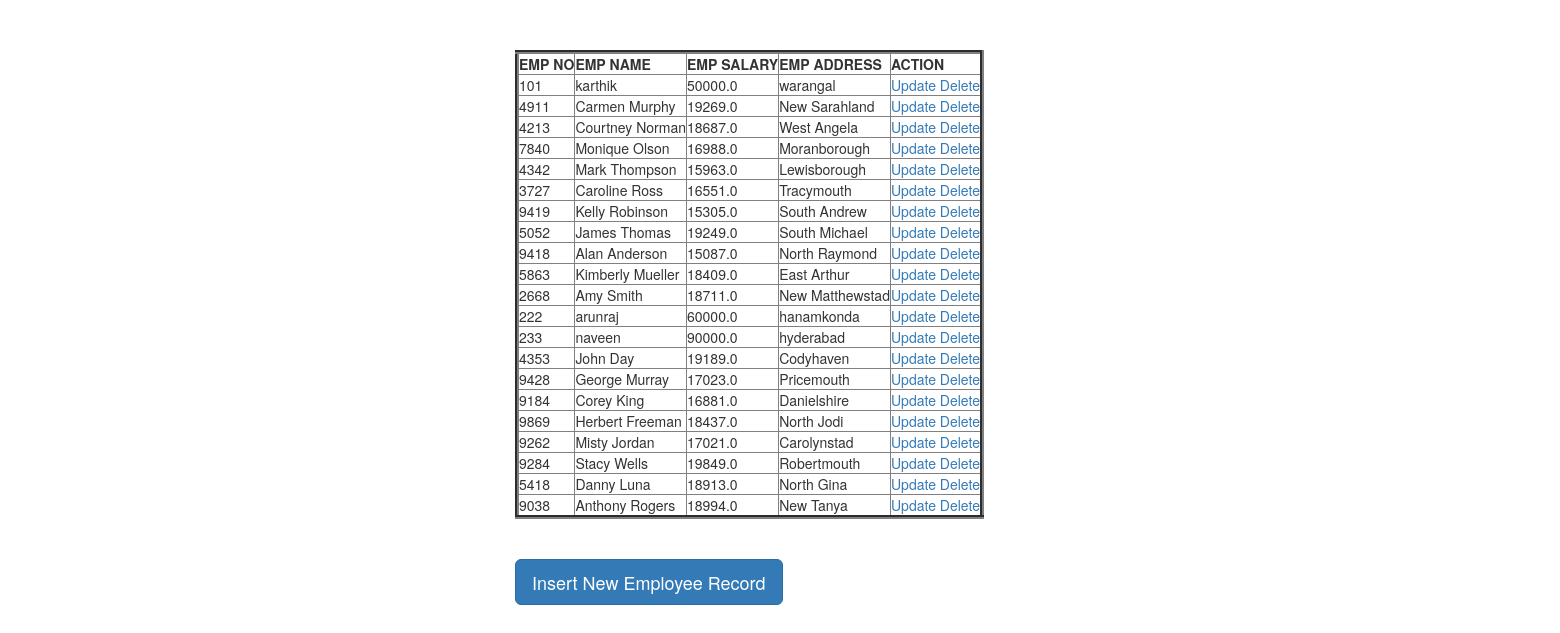
The page / on the database its author committed.
### employeeApp/models.py (models this page shows, shortened)
class Employee(models.Model):
    eno = models.IntegerField()
    ename = models.CharField(max_length=64)
    esalary = models.FloatField()
    eaddress = models.CharField(max_length=264)

### employeeApp/views.py (the view)
# urls.py: path('',views.retrieve_view),
def retrieve_view(request):
    employees = Employee.objects.filter(esalary__gte=15000)
    return render(request,'testapp/home.html',{'employees':employees})

### templates/testapp/home.html (shortened to what this page needs)
<!DOCTYPE html>
{% load static %}
<html lang="en">
<head>
    <link rel="stylesheet" href="https://maxcdn.bootstrapcdn.com/bootstrap/3.3.7/css/bootstrap.min.css">
    <link rel="stylesheet" href="{% static 'css/employee.css' %}">
</head>
<body>
<div class="container">
    <table border="4">
        <thead>
            <th>EMP NO</th>
            <th>EMP NAME</th>
            <th>EMP SALARY</th>
            <th>EMP ADDRESS</th>
            <th>ACTION</th>
        </thead>
        {% for emp in employees %}
        <tr>
            <td>{{emp.eno}}</td>
            <td>{{emp.ename}}</td>
            <td>{{emp.esalary}}</td>
            <td>{{emp.eaddress}}</td>
            <td><a href="/update/{{emp.id}}">Update</a>  <a href="/delete/{{emp.id}}">Delete</a></td>
        </tr>
        {% endfor %}
    </table>
    <br><br>
    <a href="/create" class="btn btn-primary btn-lg">Insert New Employee Record</a>
</div>
</body>
</html>

### static/css/employee.css (style rules this page uses)
body { padding-top: 50px; margin-left: 500px; }

### rows shown on the page
Employee: eno "101", ename "karthik", esalary "50000.0", eaddress "warangal"
Employee: eno "4911", ename "Carmen Murphy", esalary "19269.0", eaddress "New Sarahland"
Employee: eno "4213", ename "Courtney Norman", esalary "18687.0", eaddress "West Angela"
Employee: eno "7840", ename "Monique Olson", esalary "16988.0", eaddress "Moranborough"
Employee: eno "4342", ename "Mark Thompson", esalary "15963.0", eaddress "Lewisborough"
Employee: eno "3727", ename "Caroline Ross", esalary "16551.0", eaddress "Tracymouth"
Employee: eno "9419", ename "Kelly Robinson", esalary "15305.0", eaddress "South Andrew"
Employee: eno "5052", ename "James Thomas", esalary "19249.0", eaddress "South Michael"
Employee: eno "9418", ename "Alan Anderson", esalary "15087.0", eaddress "North Raymond"
Employee: eno "5863", ename "Kimberly Mueller", esalary "18409.0", eaddress "East Arthur"
Employee: eno "2668", ename "Amy Smith", esalary "18711.0", eaddress "New Matthewstad"
Employee: eno "222", ename "arunraj", esalary "60000.0", eaddress "hanamkonda"
Employee: eno "233", ename "naveen", esalary "90000.0", eaddress "hyderabad"
Employee: eno "4353", ename "John Day", esalary "19189.0", eaddress "Codyhaven"
Employee: eno "9428", ename "George Murray", esalary "17023.0", eaddress "Pricemouth"
Employee: eno "9184", ename "Corey King", esalary "16881.0", eaddress "Danielshire"
Employee: eno "9869", ename "Herbert Freeman", esalary "18437.0", eaddress "North Jodi"
Employee: eno "9262", ename "Misty Jordan", esalary "17021.0", eaddress "Carolynstad"
Employee: eno "9284", ename "Stacy Wells", esalary "19849.0", eaddress "Robertmouth"
Employee: eno "5418", ename "Danny Luna", esalary "18913.0", eaddress "North Gina"
Employee: eno "9038", ename "Anthony Rogers", esalary "18994.0", eaddress "New Tanya"
